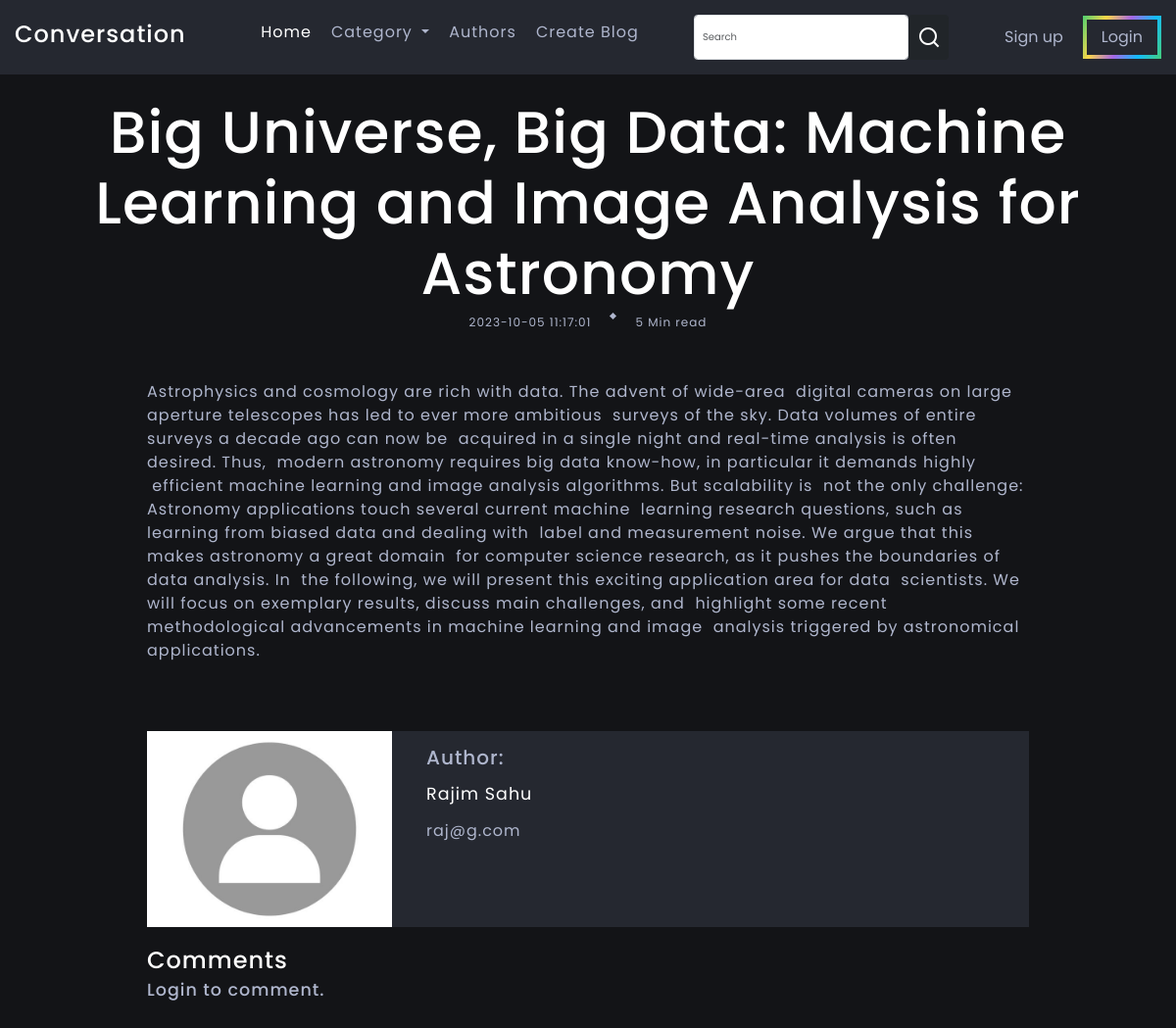
Page /post.php?blogid=980 on the committed database.
### tables this page shows
CREATE TABLE `blog_details` (
  `b_id` int(50) NOT NULL,
  `b_title` text NOT NULL,
  `b_min_read` int(11) NOT NULL,
  `b_description` text NOT NULL,
  `b_date` datetime NOT NULL DEFAULT current_timestamp(),
  `b_category` int(11) NOT NULL,
  `category_tag` varchar(50) NOT NULL,
  `b_user_id` int(7) NOT NULL
);

CREATE TABLE `signup` (
  `signup_id` int(11) NOT NULL,
  `user_name` varchar(255) NOT NULL,
  `user_email` varchar(255) NOT NULL,
  `date` datetime(6) NOT NULL,
  `location` varchar(50) NOT NULL,
  `password` varchar(10) NOT NULL
);

### post.php (the view, shortened to what this page needs)
<html lang="en">
<head>
    <link href="https://cdn.jsdelivr.net/npm/remixicon@2.5.0/fonts/remixicon.css" rel="stylesheet">
    <link href="https://cdn.jsdelivr.net/npm/bootstrap@5.3.0/dist/css/bootstrap.min.css" rel="stylesheet"
>
    <link rel="stylesheet" href="./assets/css/swiper-bundle.min.css" />
    <link rel="stylesheet" href="./assets/css/main.css">
</head>
<body>
    <?php include '_dbconnect.php'; ?>
    <?php include 'header.php'; ?>
    <section class="blog-post section-header-offset">
        <div class="blog-post-container container">
            <?php
            $id = $_GET['blogid'];
            $sql = "SELECT * FROM `blog_details` WHERE  b_id=$id";
            $result = mysqli_query($conn, $sql);
            while ($row = mysqli_fetch_assoc($result)) {
                $title = $row['b_title'];
                $blog = $row['b_description'];
                $date = $row['b_date'];
                $min = $row['b_min_read'];
                $user_id = $row['b_user_id'];
                echo '
            <div class="blog-post-data">
                <h3 class="title blog-post-title">' . $title . '</h3>
                <div class="article-data">
                    <span>' . $date . '</span>
                    <span class="article-data-spacer"></span>
                    <span>' . $min . ' Min read</span>
                </div>
            </div>
            <div class="container">';
                echo nl2br(str_replace('  ', ' &nbsp;', htmlspecialchars($blog)));
            }
            ?>
            <div class="author d-grid">
                <div class="author-image-box">
                    <img src="assets/images/profile.jpg" alt="" class="article-image">
                </div>
                <div class="author-about">
                    <h2>Author:</h2>
                    <?php
                    $u_id = $user_id;
                    $sql1 = "SELECT * FROM `signup` WHERE  signup_id=$u_id";
                    $result1 = mysqli_query($conn, $sql1);
                    while ($row1 = mysqli_fetch_assoc($result1)) {
                        $user_name = $row1['user_name'];
                        $user_email = $row1['user_email'];
                        echo '
                        <h3 class="author-name">' . $user_name . '</h3>
                        <p>' . $user_email . '</p>
                            ';
                    }
                    ?>
                </div>
            </div>
            <div>
                <h2 class="logo">Comments</h2>
                <?php
                if (isset($_SESSION['useremail']) && $_SESSION['loggedin'] == true) {
                    echo '
            <form action="' . $_SERVER["REQUEST_URI"] . '"  method="POST">
            <label for="Text">' . $_SESSION['username'] . '</label>
            <div class="mb-3">
            <input type="text" class="form-input" id="blog" name="blog" placeholder="Write your views">
             </div>
                <input type="hidden" name="sno" value="' . $_SESSION['sno'] . '">
            <button class="list-link"  type="submit">
                Post comment
            </button>
            </form>
   ';
                } else {
                    echo '
    <div class="form-group">
    <h3>Login to comment.</h3>
    </div>';
                }
                ?>
            </div>
        </div>
    </section>
</body>
</html>

### assets/css/main.css (style rules this page uses)
:root { --light-color: #fff; --light-color-alt: #afb6cd; --primary-background-color: #131417; --secondary-background-color: #252830; --hover-light-color: var(--light-color); --hover-dark-color: var(--primary-background-color); --gradient-color: linear-gradient(115deg, #4fcf70, #fad648, #a767e5, #12bcfe, #44ce7b); --transparent-light-color: rgba(255, 255, 255, .05); --transparent-dark-color: rgba(0, 0, 0, .75); --font-family: 'Poppins', sans-serif; --font-size-xsm: 1.2rem; --font-size-sm: 1.6rem; --font-size-md: 2.4rem; --font-size-lg: 3rem; --font-size-xl: 4rem; --gap: 2rem; --margin-sm: 2rem; --margin-md: 3rem; --item-min-height-sm: 20rem; --item-min-height-md: 30rem; }
* { margin: 0; padding: 0; box-sizing: border-box; }
html { font-size: 62.5%; }
body { font-family: var(--font-family); font-size: var(--font-size-sm); color: var(--light-color-alt); background-color: var(--primary-background-color); letter-spacing: 1px; transition: background-color .25s, color .25s; }
img { max-width: 100%; }
.container { max-width: 160rem; margin: 0 auto; padding: 0 1.5rem; }
.d-grid { display: grid; }
.logo { font-size: var(--font-size-md); color: var(--light-color); }
.section-header-offset { margin-top: 7.4rem; }
.article-image { position: absolute; width: 100%; height: 100%; object-fit: cover; transition: transform .25s; }
.article-data { display: flex; gap: var(--gap); font-size: var(--font-size-xsm); margin-bottom: 1rem; }
.article-data-spacer { width: .5rem; height: .5rem; background-color: var(--light-color-alt); transform: rotate(45deg); }
.title { color: var(--light-color); }
.blog-post { padding-bottom: 5rem; }
.blog-post-data { display: flex; flex-direction: column; align-items: center; text-align: center; padding-block: 2.5rem; }
.blog-post-title { font-size: clamp(3rem, 5vw, 6rem); }
.blog-post-data .article-data { margin-bottom: 2.5rem; }
.blog-post-container .container { max-width: 90rem; padding: 0; display: flex; flex-direction: column; gap: var(--gap); }
.author { margin-top: 5rem; gap: var(--gap); }
.author { background-color: var(--secondary-background-color); }
.author-image-box { position: relative; height: var(--item-min-height-sm); }
.author-about { padding: 1.5rem; display: flex; flex-direction: column; gap: 1rem; }
.author-name { color: var(--light-color); font-weight: 400; }
.author-about p { max-width: 50rem; margin-bottom: 1rem; }
@media screen and (min-width: 700px) { .author { grid-template-columns: 25rem 1fr; } }
.form-input, .form-group { margin-bottom: 1rem; }

### rows in the picture
blog_details: b_title "Big Universe, Big Data: Machine Learning and Image Analysis for Astronomy", b_date "2023-10-05 11:17:01", b_min_read "5", b_description "Astrophysics and cosmology are rich with data. The advent of wide-area digital cameras on large aperture telescopes has led to ever more ambitious surveys of the sky. Data volumes of entire surveys a decade ago can now be acquired in a single night and real-time analysis is often desired. Thus, modern astronomy requires big data know-how, in particular it demands highly efficient machine learning and image analysis algorithms. But scalability is not the only challenge: Astronomy applications touch several current machine learning research questions, such as learning from biased data and dealing with label and measurement noise. We argue that this makes astronomy a great domain for computer…"
signup: user_name "Rajim Sahu", user_email "raj@g.com"
